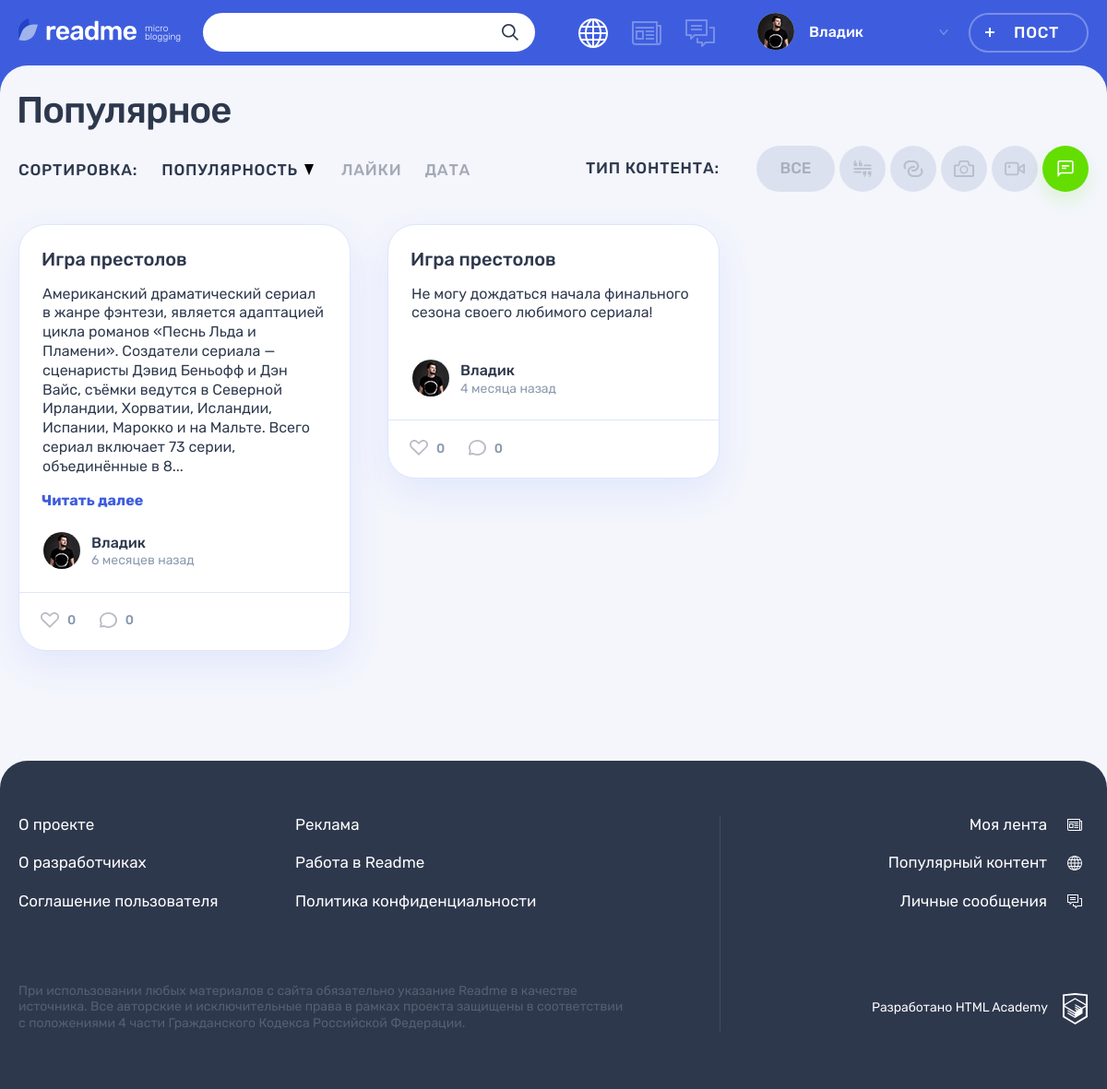
The app's page /popular.php?type_id=5 (signed in) with its own data.
### tables this page shows
CREATE TABLE users
(
  id            INT AUTO_INCREMENT PRIMARY KEY,
  registered_at DATETIME            NOT NULL,
  email         VARCHAR(320) UNIQUE NOT NULL,
  login         VARCHAR(128) UNIQUE NOT NULL,
  password      VARCHAR(1000)       NOT NULL,
  avatar_path   VARCHAR(125)
);

CREATE TABLE content_types
(
  id         INT AUTO_INCREMENT PRIMARY KEY,
  name       VARCHAR(128) UNIQUE NOT NULL,
  icon_class VARCHAR(32)
);

CREATE TABLE posts
(
  id          INT AUTO_INCREMENT PRIMARY KEY,
  created_at  DATETIME     NOT NULL,
  title       VARCHAR(200) NOT NULL,
  content     VARCHAR(1000),
  author      VARCHAR(128),
  picture_url VARCHAR(1000),
  video_url   VARCHAR(1000),
  website     VARCHAR(1000),
  views_count INT UNSIGNED DEFAULT 0,
  user_id     INT          NOT NULL,
  type_id     INT          NOT NULL,
  FOREIGN KEY (user_id) REFERENCES users (id),
  FOREIGN KEY (type_id) REFERENCES content_types (id)
);

### helpers.php (called while the page is built, shortened)
<?php
function include_template($name, array $data = [])
{
    $name = 'templates/' . $name;
    extract($data);
    require $name;
    $result = ob_get_clean();
    return $result;
}

### database/helpers.php (called while the page is built, shortened)
<?php
function prepareResult($query, $types = "", $params = []): mysqli_result {
    global $connect;
    $stmt = mysqli_prepare($connect, $query);
    if ($types !== "") {
        $result = mysqli_stmt_bind_param($stmt, $types, ...$params);
    }
    $result = mysqli_stmt_execute($stmt);
    $result = mysqli_stmt_get_result($stmt);
    return $result;
}

### database/posts.php (called while the page is built, shortened)
<?php
function fetchPostTypes(): array
{
    $query = "SELECT id, name, icon_class from content_types";
    return fetchData(prepareResult($query));
}
function fetchPopularPostsByType($type_id): array {
    $query = "SELECT created_at as created_date,
        posts.id,
        title,
        content,
        author,
        users.login,
        type_id,
        views_count,
        users.avatar_path
    FROM posts
        INNER JOIN users
            ON user_id = users.id
    WHERE type_id = ?
    ORDER BY views_count DESC
    LIMIT 6";
    return fetchData(prepareResult($query, "i", [$type_id]));
}

### functions.php (called while the page is built, shortened)
<?php
function truncateContent(string $content, int $maxLength = 300): array
{
    $resultLength = 0;
    $resultArray = [];
    $contentArray = explode(" ", $content);
    foreach ($contentArray as $contentPart) {
        $resultLength += mb_strlen($contentPart);
        $resultArray[] = $contentPart;
        if ($resultLength >= $maxLength) {
            break;
        }
        $resultLength++;
    }
    $truncated = count($contentArray) !== count($resultArray);
    $result = $truncated ? implode(" ", $resultArray) . "..." : implode(" ", $resultArray);
    return [
        "content" => $result,
        "truncated" => $truncated,
    ];
}
function getUserAuthentication(): array {
    return $_SESSION['user'] ?? [];
}

### templates/popular.php (the view, shortened to what this page needs)
<div class="container">
    <h1 class="page__title page__title--popular">Популярное</h1>
</div>
<div class="popular container">
    <div class="popular__filters-wrapper">
        <div class="popular__sorting sorting">
            <b class="popular__sorting-caption sorting__caption">Сортировка:</b>
            <ul class="popular__sorting-list sorting__list">
                <li class="sorting__item sorting__item--popular">
                    <a class="sorting__link sorting__link--active" href="#">
                        <span>Популярность</span>
                        <svg class="sorting__icon" width="10" height="12">
                            <use xlink:href="#icon-sort"></use>
                        </svg>
                    </a>
                </li>
                <li class="sorting__item">
                    <a class="sorting__link" href="#">
                        <span>Лайки</span>
                    </a>
                </li>
                <li class="sorting__item">
                    <a class="sorting__link" href="#">
                        <span>Дата</span>
                    </a>
                </li>
            </ul>
        </div>
        <div class="popular__filters filters">
            <b class="popular__filters-caption filters__caption">Тип контента:</b>
            <ul class="popular__filters-list filters__list">
                <li class="popular__filters-item popular__filters-item--all filters__item filters__item--all">
                    <a class="filters__button filters__button--ellipse filters__button--all <?= $current_type_id === null ? "filters__button--active" : "" ?>"
                       href="popular.php">
                        <span>Все</span>
                    </a>
                </li>
                <?php foreach ($post_types as $post_type): ?>
                    <li class="popular__filters-item filters__item">
                        <a class="filters__button filters__button--<?php
                        $active_class = $current_type_id === $post_type["id"] ? " filters__button--active" : "";
                        $post_class = htmlspecialchars($post_type["icon_class"]);
                        print($post_class . $active_class);
                        ?> button"
                           href="?type_id=<?= $post_type["id"] ?>">
                            <svg class="filters__icon" width="22" height="18">
                                <use xlink:href="#icon-filter-<?= htmlspecialchars($post_type["icon_class"]) ?>"></use>
                            </svg>
                        </a>
                    </li>
                <?php endforeach; ?>
            </ul>
        </div>
    </div>
    <div class="popular__posts">
        <?php foreach ($posts as $index => $post): ?>
            <article class="popular__post post <?= htmlspecialchars($post["type"]) ?>">
                <header class="post__header">
                    <a href="/post.php?post_id=<?= htmlspecialchars($post["id"]) ?>">
                        <h2><?= htmlspecialchars($post["title"]) ?></h2>
                    </a>
                </header>
                <?php
                    $template_post = include_template("/parts/post/" . $post["type"] . ".php", [
                        "id" => $post["id"],
                        "title" => $post["title"],
                        "content" => $post["contain"],
                        "author" => $post["user_name"],
                        "is_details" => false,
                        "show_title" => false,
                        "is_video_control" => false,
                    ]);
                    print($template_post);
                ?>
                <footer class="post__footer">
                    <div class="post__author">
                        <a class="post__author-link" href="#" title="Автор">
                            <div class="post__avatar-wrapper">
                                <img class="post__author-avatar" src="<?= htmlspecialchars($post["avatar"]) ?>"
                                     alt="Аватар пользователя">
                            </div>
                            <div class="post__info">
                                <b class="post__author-name"><?= htmlspecialchars($post["user_name"]) ?></b>
                                <time class="post__time" title="<?= htmlspecialchars($post["date_title"]) ?>"
                                      datetime="<?= htmlspecialchars($post["created_date"]) ?>"><?= htmlspecialchars(
                                        $post["time_ago"]
                                    ) ?></time>
                            </div>
                        </a>
                    </div>
                    <div class="post__indicators">
                        <div class="post__buttons">
                            <a class="post__indicator post__indicator--likes button" href="#" title="Лайк">
                                <svg class="post__indicator-icon" width="20" height="17">
                                    <use xlink:href="#icon-heart"></use>
                                </svg>
                                <span>0</span>
                            </a>
                            <a class="post__indicator post__indicator--comments button" href="#"
                               title="Комментарии">
                                <svg class="post__indicator-icon" width="19" height="17">
                                    <use xlink:href="#icon-comment"></use>
                                </svg>
                                <span>0</span>
                            </a>
                        </div>
                    </div>
                </footer>
            </article>
        <?php endforeach; ?>
    </div>
</div>

### templates/parts/post/post-text.php (shortened to what this page needs)
<?php
$postSettings = truncateContent($content);
?>
<div class="post__main">
    <p>
        <?= htmlspecialchars($postSettings["content"]) ?>
    </p>
    <?php if ($postSettings["truncated"]): ?>
        <a class="post-text__more-link">Читать далее</a>
    <?php endif ?>
</div>

### templates/layout.php (shortened to what this page needs)
<!DOCTYPE html>
<html lang="ru">
<head>
    <link rel="stylesheet" href="css/main.css">
</head>
<body class="page">
<header class="header">
    <div class="header__wrapper container">
        <div class="header__logo-wrapper">
            <a class="header__logo-link" href="/">
                <img class="header__logo" src="img/logo.svg" alt="Логотип readme" width="128" height="24">
            </a>
            <p class="header__topic">
                micro blogging
            </p>
        </div>
        <form class="header__search-form form" action="/search.php" method="get">
            <div class="header__search">
                <input class="header__search-input form__input" name="search" value="<?= htmlspecialchars($search_text) ?>" type="search">
                <button class="header__search-button button" type="submit">
                    <svg class="header__search-icon" width="18" height="18">
                        <use xlink:href="#icon-search"></use>
                    </svg>
                </button>
            </div>
        </form>
        <div class="header__nav-wrapper">
            <nav class="header__nav">
                <ul class="header__my-nav">
                    <li class="header__my-page header__my-page--popular">
                        <a class="header__page-link <?= $current_page === "popular" ? "header__page-link--active" : "" ?>" href="popular.php" title="Популярный контент">
                        </a>
                    </li>
                    <li class="header__my-page header__my-page--feed">
                        <a class="header__page-link <?= $current_page === "feed" ? "header__page-link--active" : "" ?>" href="feed.php" title="Моя лента">
                        </a>
                    </li>
                    <li class="header__my-page header__my-page--messages">
                        <a class="header__page-link" <?= $current_page === "message" ? "header__page-link--active" : "" ?> href="messages.php" title="Личные сообщения">
                        </a>
                    </li>
                </ul>
                <ul class="header__user-nav">
                    <li class="header__profile">
                        <a class="header__profile-link" href="#">
                            <div class="header__avatar-wrapper">
                                <img class="header__profile-avatar" src="<?= htmlspecialchars($user["avatar_path"]) ?>"
                                     alt="Аватар профиля">
                            </div>
                            <div class="header__profile-name">
                                <span>
                                    <?= htmlspecialchars($user["login"]) ?>
                                </span>
                                <svg class="header__link-arrow" width="10" height="6">
                                    <use xlink:href="#icon-arrow-right-ad"></use>
                                </svg>
                            </div>
                        </a>
                    </li>
                    <li>
                        <a class="header__post-button button button--transparent"
                           href="add.php?type_id=<?= htmlspecialchars($type_id) ?>">Пост</a>
                    </li>
                </ul>
            </nav>
        </div>
    </div>
</header>
<section class="page__main <?= $template_class ?>">
    <?= $template ?>
</section>
<footer class="footer">
    <div class="footer__wrapper">
        <div class="footer__container container">
            <div class="footer__site-info">
                <div class="footer__site-nav">
                    <ul class="footer__info-pages">
                        <li class="footer__info-page">
                            <a class="footer__page-link" href="#">О проекте</a>
                        </li>
                        <li class="footer__info-page">
                            <a class="footer__page-link" href="#">Реклама</a>
                        </li>
                        <li class="footer__info-page">
                            <a class="footer__page-link" href="#">О разработчиках</a>
                        </li>
                        <li class="footer__info-page">
                            <a class="footer__page-link" href="#">Работа в Readme</a>
                        </li>
                        <li class="footer__info-page">
                            <a class="footer__page-link" href="#">Соглашение пользователя</a>
                        </li>
                        <li class="footer__info-page">
                            <a class="footer__page-link" href="#">Политика конфиденциальности</a>
                        </li>
                    </ul>
                </div>
                <p class="footer__license">
                    При использовании любых материалов с сайта обязательно указание Readme в качестве источника. Все
                    авторские и исключительные права в рамках проекта защищены в соответствии с положениями 4 части
                    Гражданского Кодекса Российской Федерации.
                </p>
            </div>
            <div class="footer__my-info">
                <ul class="footer__my-pages">
                    <li class="footer__my-page footer__my-page--feed">
                        <a class="footer__page-link" href="feed.php">Моя лента</a>
                    </li>
                    <li class="footer__my-page footer__my-page--popular">
                        <a class="footer__page-link" href="popular.php">Популярный контент</a>
                    </li>
                    <li class="footer__my-page footer__my-page--messages">
                        <a class="footer__page-link" href="messages.php">Личные сообщения</a>
                    </li>
                </ul>
                <div class="footer__copyright">
                    <a class="footer__copyright-link" href="#">
                        <span>Разработано HTML Academy</span>
                        <svg class="footer__copyright-logo" width="27" height="34">
                            <use xlink:href="#icon-htmlacademy"></use>
                        </svg>
                    </a>
                </div>
            </div>
        </div>
    </div>
</footer>
</body>
</html>

### records on screen
users: avatar_path (picture), login "Владик"
posts: title "Игра престолов", shows "Читать далее", user.avatar_path (picture), user_name "Владик", time_ago "6 месяцев назад"
posts: title "Игра престолов", content "Не могу дождаться начала финального сезона своего любимого сериала!", user.avatar_path (picture), user_name "Владик", time_ago "4 месяца назад"
